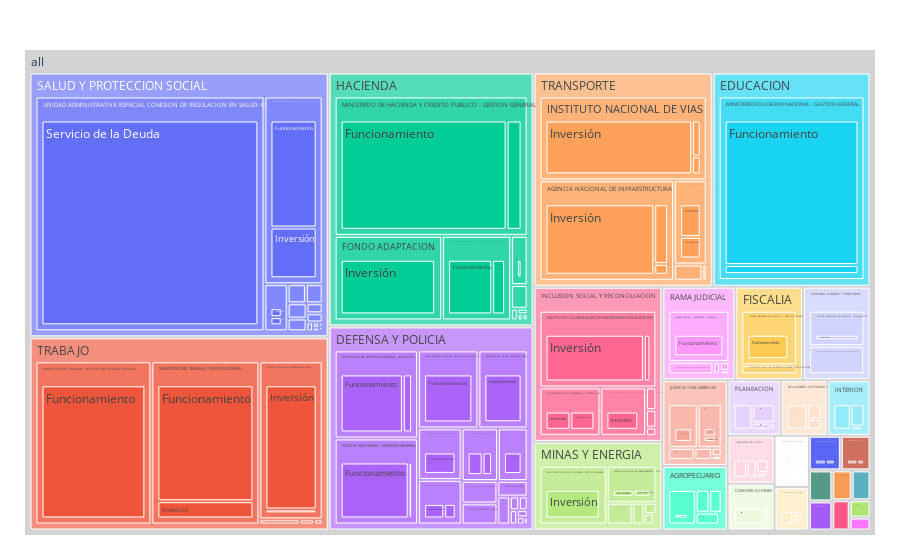

Notebook source saved alongside this figure:
### Code cell
import plotly.express as px
fig = px.treemap(df, path=[px.Constant("all"), 'sector name', 'entity name', 'item'], values='cop')
fig.update_traces(root_color="lightgrey")
fig.update_layout(margin = dict(t=50, l=25, r=25, b=25))
fig.show()

### Figure 1 — Plotly figure (JSON) as saved in the notebook; plotly's stock layout.template omitted (floating-point values rounded to 4 significant figures; data arrays with more than 128 entries replaced by an {"elided": "..."} marker saying what was removed)
{"data": [{"branchvalues": "total", "domain": {"x": [0, 1], "y": [0, 1]}, "hovertemplate": "labels=%{label}<br>cop=%{value}<br>parent=%{parent}<br>id=%{id}<extra></extra>", "ids": {"elided": "548 str values"}, "labels": {"elided": "548 str values"}, "name": "", "parents": {"elided": "548 str values"}, "root": {"color": "lightgrey"}, "type": "treemap", "values": {"elided": "548 int values"}}], "layout": {"legend": {"tracegroupgap": 0}, "margin": {"b": 25, "l": 25, "r": 25, "t": 50}}}
